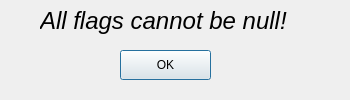
<?xml version="1.0" encoding="UTF-8"?>
<ui version="4.0">
 <class>WarningFlag</class>
 <widget class="QDialog" name="WarningFlag">
  <property name="geometry">
   <rect>
    <x>0</x>
    <y>0</y>
    <width>350</width>
    <height>100</height>
   </rect>
  </property>
  <property name="minimumSize">
   <size>
    <width>350</width>
    <height>100</height>
   </size>
  </property>
  <property name="maximumSize">
   <size>
    <width>350</width>
    <height>100</height>
   </size>
  </property>
  <property name="windowTitle">
   <string>Dialog</string>
  </property>
  <widget class="QLabel" name="label">
   <property name="geometry">
    <rect>
     <x>40</x>
     <y>0</y>
     <width>291</width>
     <height>41</height>
    </rect>
   </property>
   <property name="font">
    <font>
     <pointsize>18</pointsize>
     <italic>true</italic>
    </font>
   </property>
   <property name="text">
    <string>All flags cannot be null!</string>
   </property>
  </widget>
  <widget class="QPushButton" name="pushButton">
   <property name="geometry">
    <rect>
     <x>120</x>
     <y>50</y>
     <width>91</width>
     <height>30</height>
    </rect>
   </property>
   <property name="text">
    <string>OK</string>
   </property>
  </widget>
 </widget>
 <resources/>
 <connections/>
</ui>
